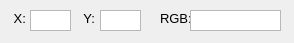
<?xml version="1.0" encoding="UTF-8"?>
<ui version="4.0">
 <class>Dialog</class>
 <widget class="QDialog" name="Dialog">
  <property name="enabled">
   <bool>true</bool>
  </property>
  <property name="geometry">
   <rect>
    <x>0</x>
    <y>0</y>
    <width>294</width>
    <height>43</height>
   </rect>
  </property>
  <property name="mouseTracking">
   <bool>false</bool>
  </property>
  <property name="contextMenuPolicy">
   <enum>Qt::DefaultContextMenu</enum>
  </property>
  <property name="windowTitle">
   <string>MouseNow</string>
  </property>
  <property name="statusTip">
   <string notr="true"/>
  </property>
  <property name="whatsThis">
   <string notr="true"/>
  </property>
  <widget class="QLabel" name="labelX">
   <property name="geometry">
    <rect>
     <x>10</x>
     <y>10</y>
     <width>41</width>
     <height>16</height>
    </rect>
   </property>
   <property name="font">
    <font>
     <pointsize>10</pointsize>
    </font>
   </property>
   <property name="text">
    <string> X:</string>
   </property>
  </widget>
  <widget class="QTextEdit" name="textEditX">
   <property name="geometry">
    <rect>
     <x>30</x>
     <y>10</y>
     <width>41</width>
     <height>21</height>
    </rect>
   </property>
   <property name="verticalScrollBarPolicy">
    <enum>Qt::ScrollBarAlwaysOff</enum>
   </property>
   <property name="horizontalScrollBarPolicy">
    <enum>Qt::ScrollBarAlwaysOff</enum>
   </property>
   <property name="readOnly">
    <bool>true</bool>
   </property>
   <property name="acceptRichText">
    <bool>false</bool>
   </property>
  </widget>
  <widget class="QLabel" name="labelY">
   <property name="geometry">
    <rect>
     <x>80</x>
     <y>10</y>
     <width>31</width>
     <height>16</height>
    </rect>
   </property>
   <property name="font">
    <font>
     <pointsize>10</pointsize>
    </font>
   </property>
   <property name="text">
    <string> Y:</string>
   </property>
  </widget>
  <widget class="QTextEdit" name="textEditY">
   <property name="geometry">
    <rect>
     <x>100</x>
     <y>10</y>
     <width>41</width>
     <height>21</height>
    </rect>
   </property>
   <property name="verticalScrollBarPolicy">
    <enum>Qt::ScrollBarAlwaysOff</enum>
   </property>
   <property name="horizontalScrollBarPolicy">
    <enum>Qt::ScrollBarAlwaysOff</enum>
   </property>
  </widget>
  <widget class="QLabel" name="labelRGB">
   <property name="geometry">
    <rect>
     <x>160</x>
     <y>10</y>
     <width>41</width>
     <height>16</height>
    </rect>
   </property>
   <property name="font">
    <font>
     <pointsize>10</pointsize>
    </font>
   </property>
   <property name="text">
    <string>RGB:</string>
   </property>
  </widget>
  <widget class="QTextEdit" name="textEditRGB">
   <property name="geometry">
    <rect>
     <x>190</x>
     <y>10</y>
     <width>91</width>
     <height>21</height>
    </rect>
   </property>
   <property name="verticalScrollBarPolicy">
    <enum>Qt::ScrollBarAlwaysOff</enum>
   </property>
   <property name="horizontalScrollBarPolicy">
    <enum>Qt::ScrollBarAlwaysOff</enum>
   </property>
  </widget>
 </widget>
 <resources/>
 <connections/>
</ui>
